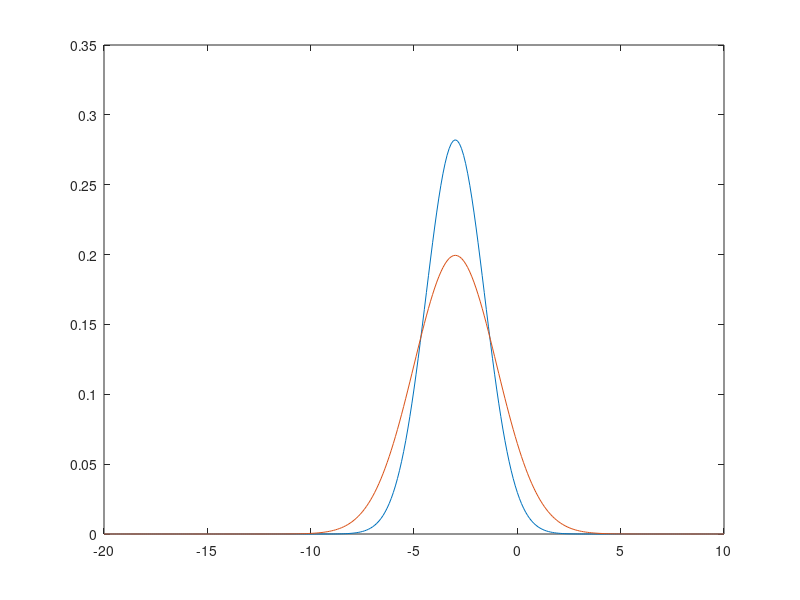

Write MATLAB code to recreate this figure.
x = -20:0.1:10;
l = -3;
t = 1.414;
f = (1/( (...
(2*pi)^(1/2)...
          )*t)...
       )*...
   exp(-((x-l).^2)/...
        (2*(t^2)));
plot (x,f)
hold on
t = 2;
f = (1/(((2*pi)^(1/2))*t))*exp(-((x-l).^2)/(2*(t^2)));
plot (x,f)
hold off